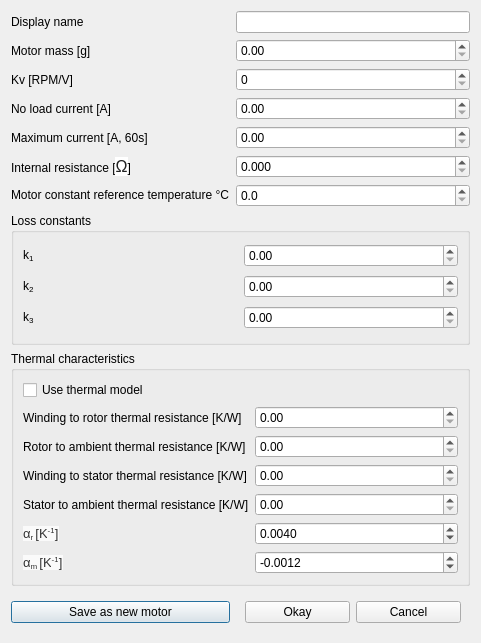
<?xml version="1.0" encoding="UTF-8"?>
<ui version="4.0">
 <class>dialog_edit_motor</class>
 <widget class="QDialog" name="dialog_edit_motor">
  <property name="geometry">
   <rect>
    <x>0</x>
    <y>0</y>
    <width>481</width>
    <height>643</height>
   </rect>
  </property>
  <property name="windowTitle">
   <string>Edit motor</string>
  </property>
  <layout class="QGridLayout" name="gridLayout">
   <item row="11" column="0" colspan="2">
    <widget class="QGroupBox" name="groupBox">
     <property name="title">
      <string>Thermal characteristics</string>
     </property>
     <layout class="QGridLayout" name="gridLayout_2">
      <item row="3" column="0">
       <widget class="QLabel" name="label_2">
        <property name="text">
         <string>Winding to stator thermal resistance [K/W]</string>
        </property>
       </widget>
      </item>
      <item row="2" column="0">
       <widget class="QLabel" name="label_3">
        <property name="text">
         <string>Rotor to ambient thermal resistance [K/W]</string>
        </property>
       </widget>
      </item>
      <item row="6" column="0">
       <widget class="QLabel" name="label_11">
        <property name="text">
         <string>&lt;html&gt;&lt;head/&gt;&lt;body&gt;&lt;p&gt;&lt;span style=&quot; font-family:'Verdana,Arial,Tahoma,Calibri,Geneva,sans-serif'; font-size:13px; color:#333333; background-color:#fafafa;&quot;&gt;α&lt;/span&gt;&lt;span style=&quot; font-family:'Verdana,Arial,Tahoma,Calibri,Geneva,sans-serif'; font-size:13px; color:#333333; background-color:#fafafa; vertical-align:sub;&quot;&gt;r &lt;/span&gt;&lt;span style=&quot; font-family:'Verdana,Arial,Tahoma,Calibri,Geneva,sans-serif'; font-size:13px; color:#333333; background-color:#fafafa;&quot;&gt;[K&lt;/span&gt;&lt;span style=&quot; font-family:'Verdana,Arial,Tahoma,Calibri,Geneva,sans-serif'; font-size:13px; color:#333333; background-color:#fafafa; vertical-align:super;&quot;&gt;-1&lt;/span&gt;&lt;span style=&quot; font-family:'Verdana,Arial,Tahoma,Calibri,Geneva,sans-serif'; font-size:13px; color:#333333; background-color:#fafafa;&quot;&gt;]&lt;/span&gt;&lt;/p&gt;&lt;/body&gt;&lt;/html&gt;</string>
        </property>
       </widget>
      </item>
      <item row="0" column="0">
       <widget class="QCheckBox" name="checkBox_use_thermal">
        <property name="toolTip">
         <string>Select to use a thermal model of the motor. Thermal effects are only significant after exteded operating times, results may not be accurate.</string>
        </property>
        <property name="text">
         <string>Use thermal model</string>
        </property>
       </widget>
      </item>
      <item row="1" column="0">
       <widget class="QLabel" name="label_7">
        <property name="text">
         <string>Winding to rotor thermal resistance [K/W]</string>
        </property>
       </widget>
      </item>
      <item row="5" column="0">
       <widget class="QLabel" name="label_17">
        <property name="text">
         <string>Stator to ambient thermal resistance [K/W]</string>
        </property>
       </widget>
      </item>
      <item row="7" column="0">
       <widget class="QLabel" name="label_10">
        <property name="text">
         <string>&lt;html&gt;&lt;head/&gt;&lt;body&gt;&lt;p&gt;&lt;span style=&quot; font-family:'Verdana,Arial,Tahoma,Calibri,Geneva,sans-serif'; font-size:13px; color:#333333; background-color:#fafafa;&quot;&gt;α&lt;/span&gt;&lt;span style=&quot; font-family:'Verdana,Arial,Tahoma,Calibri,Geneva,sans-serif'; font-size:13px; color:#333333; background-color:#fafafa; vertical-align:sub;&quot;&gt;m &lt;/span&gt;&lt;span style=&quot; font-family:'Verdana,Arial,Tahoma,Calibri,Geneva,sans-serif'; font-size:13px; color:#333333; background-color:#fafafa;&quot;&gt;[K&lt;/span&gt;&lt;span style=&quot; font-family:'Verdana,Arial,Tahoma,Calibri,Geneva,sans-serif'; font-size:13px; color:#333333; background-color:#fafafa; vertical-align:super;&quot;&gt;-1&lt;/span&gt;&lt;span style=&quot; font-family:'Verdana,Arial,Tahoma,Calibri,Geneva,sans-serif'; font-size:13px; color:#333333; background-color:#fafafa;&quot;&gt;]&lt;/span&gt;&lt;/p&gt;&lt;/body&gt;&lt;/html&gt;</string>
        </property>
       </widget>
      </item>
      <item row="1" column="1">
       <widget class="QDoubleSpinBox" name="doubleSpinBox_Rthwm">
        <property name="toolTip">
         <string>Thermal resistance winding to magnets [K/W], forced convection dominated (25-250*magnet area)</string>
        </property>
        <property name="singleStep">
         <double>0.100000000000000</double>
        </property>
       </widget>
      </item>
      <item row="2" column="1">
       <widget class="QDoubleSpinBox" name="doubleSpinBox_Rthma">
        <property name="toolTip">
         <string>Thermal resistance rotor to ambient [K/W], forced convection dominated (25-250*rotor area)</string>
        </property>
        <property name="singleStep">
         <double>0.100000000000000</double>
        </property>
       </widget>
      </item>
      <item row="3" column="1">
       <widget class="QDoubleSpinBox" name="doubleSpinBox_Rthws">
        <property name="toolTip">
         <string>Thermal resistance winding to stator housing [K/W], conduction dominated (10000*shaft cross sectional area, depends on material)</string>
        </property>
        <property name="singleStep">
         <double>0.100000000000000</double>
        </property>
       </widget>
      </item>
      <item row="5" column="1">
       <widget class="QDoubleSpinBox" name="doubleSpinBox_Rthsa">
        <property name="toolTip">
         <string>Thermal resistance stator housing to ambient [K/W], free convection dominated (2-25*stator surface area) and conduction to mount</string>
        </property>
        <property name="singleStep">
         <double>0.100000000000000</double>
        </property>
       </widget>
      </item>
      <item row="6" column="1">
       <widget class="QDoubleSpinBox" name="doubleSpinBox_alphar">
        <property name="toolTip">
         <string>Resistivity temperature coefficient for windings</string>
        </property>
        <property name="decimals">
         <number>4</number>
        </property>
        <property name="minimum">
         <double>-1.000000000000000</double>
        </property>
        <property name="singleStep">
         <double>0.001000000000000</double>
        </property>
        <property name="value">
         <double>0.004000000000000</double>
        </property>
       </widget>
      </item>
      <item row="7" column="1">
       <widget class="QDoubleSpinBox" name="doubleSpinBox_alpham">
        <property name="toolTip">
         <string>Magnet temperature coefficient for magnet</string>
        </property>
        <property name="decimals">
         <number>4</number>
        </property>
        <property name="minimum">
         <double>-1.000000000000000</double>
        </property>
        <property name="singleStep">
         <double>0.001000000000000</double>
        </property>
        <property name="value">
         <double>-0.001200000000000</double>
        </property>
       </widget>
      </item>
     </layout>
    </widget>
   </item>
   <item row="9" column="0">
    <widget class="QLabel" name="label_9">
     <property name="text">
      <string>&lt;html&gt;&lt;head/&gt;&lt;body&gt;&lt;p&gt;Motor constant reference temperature °C&lt;/p&gt;&lt;/body&gt;&lt;/html&gt;</string>
     </property>
    </widget>
   </item>
   <item row="5" column="0">
    <widget class="QLabel" name="label_12">
     <property name="text">
      <string>Maximum current [A, 60s]</string>
     </property>
    </widget>
   </item>
   <item row="0" column="1">
    <widget class="QLineEdit" name="lineEdit_display_name">
     <property name="toolTip">
      <string>Name used for plotting</string>
     </property>
    </widget>
   </item>
   <item row="12" column="0">
    <widget class="QPushButton" name="pushButton_new">
     <property name="text">
      <string>Save as new motor</string>
     </property>
    </widget>
   </item>
   <item row="3" column="1">
    <widget class="QDoubleSpinBox" name="doubleSpinBox_Kv">
     <property name="toolTip">
      <string>Motor speed constant, equivalent to back emf constant, pay attention to units however.</string>
     </property>
     <property name="decimals">
      <number>0</number>
     </property>
     <property name="maximum">
      <double>100000.000000000000000</double>
     </property>
    </widget>
   </item>
   <item row="4" column="1">
    <widget class="QDoubleSpinBox" name="doubleSpinBox_I0">
     <property name="toolTip">
      <string>Current of motor without load at nominal operating voltage</string>
     </property>
     <property name="singleStep">
      <double>0.100000000000000</double>
     </property>
    </widget>
   </item>
   <item row="5" column="1">
    <widget class="QDoubleSpinBox" name="doubleSpinBox_Imax">
     <property name="toolTip">
      <string>Maximum allowable current through motor for a one minute duration.</string>
     </property>
    </widget>
   </item>
   <item row="9" column="1">
    <widget class="QDoubleSpinBox" name="doubleSpinBox_Tref">
     <property name="toolTip">
      <string>Reference temperature of motor values, generally room temperature, 21 to 25</string>
     </property>
     <property name="decimals">
      <number>1</number>
     </property>
    </widget>
   </item>
   <item row="6" column="0">
    <widget class="QLabel" name="label_8">
     <property name="text">
      <string>&lt;html&gt;&lt;head/&gt;&lt;body&gt;&lt;p&gt;Internal resistance [&lt;span style=&quot; font-family:'arial,sans-serif'; font-size:16px; color:#222222; background-color:#ffffff;&quot;&gt;Ω&lt;/span&gt;]&lt;/p&gt;&lt;/body&gt;&lt;/html&gt;</string>
     </property>
    </widget>
   </item>
   <item row="6" column="1">
    <widget class="QDoubleSpinBox" name="doubleSpinBox_R">
     <property name="toolTip">
      <string>Internal resistance of windings.</string>
     </property>
     <property name="decimals">
      <number>3</number>
     </property>
     <property name="singleStep">
      <double>0.100000000000000</double>
     </property>
    </widget>
   </item>
   <item row="1" column="0">
    <widget class="QLabel" name="label_18">
     <property name="text">
      <string>Motor mass [g]</string>
     </property>
    </widget>
   </item>
   <item row="1" column="1">
    <widget class="QDoubleSpinBox" name="doubleSpinBox_mass">
     <property name="maximum">
      <double>2000.000000000000000</double>
     </property>
    </widget>
   </item>
   <item row="12" column="1">
    <widget class="QWidget" name="widget" native="true">
     <layout class="QHBoxLayout" name="horizontalLayout">
      <item>
       <widget class="QPushButton" name="pushButton_accept">
        <property name="text">
         <string>Okay</string>
        </property>
       </widget>
      </item>
      <item>
       <widget class="QPushButton" name="pushButton_reject">
        <property name="text">
         <string>Cancel</string>
        </property>
       </widget>
      </item>
     </layout>
    </widget>
   </item>
   <item row="10" column="0" colspan="2">
    <widget class="QGroupBox" name="groupBox_2">
     <property name="title">
      <string>Loss constants</string>
     </property>
     <layout class="QGridLayout" name="gridLayout_3">
      <item row="1" column="0">
       <widget class="QLabel" name="label_5">
        <property name="text">
         <string>&lt;html&gt;&lt;head/&gt;&lt;body&gt;&lt;p&gt;k&lt;span style=&quot; vertical-align:sub;&quot;&gt;2&lt;/span&gt;&lt;/p&gt;&lt;/body&gt;&lt;/html&gt;</string>
        </property>
       </widget>
      </item>
      <item row="0" column="0">
       <widget class="QLabel" name="label_6">
        <property name="text">
         <string>&lt;html&gt;&lt;head/&gt;&lt;body&gt;&lt;p&gt;k&lt;span style=&quot; vertical-align:sub;&quot;&gt;1&lt;/span&gt;&lt;/p&gt;&lt;/body&gt;&lt;/html&gt;</string>
        </property>
       </widget>
      </item>
      <item row="2" column="0">
       <widget class="QLabel" name="label_4">
        <property name="text">
         <string>&lt;html&gt;&lt;head/&gt;&lt;body&gt;&lt;p&gt;k&lt;span style=&quot; vertical-align:sub;&quot;&gt;3&lt;/span&gt;&lt;/p&gt;&lt;/body&gt;&lt;/html&gt;</string>
        </property>
       </widget>
      </item>
      <item row="0" column="1">
       <widget class="QDoubleSpinBox" name="doubleSpinBox_k1">
        <property name="toolTip">
         <string>Second order friction, turbulent flow air resistance</string>
        </property>
        <property name="singleStep">
         <double>0.100000000000000</double>
        </property>
       </widget>
      </item>
      <item row="1" column="1">
       <widget class="QDoubleSpinBox" name="doubleSpinBox_k2">
        <property name="toolTip">
         <string>1st order friction, stokes flow air resistance in motor</string>
        </property>
        <property name="singleStep">
         <double>0.100000000000000</double>
        </property>
       </widget>
      </item>
      <item row="2" column="1">
       <widget class="QDoubleSpinBox" name="doubleSpinBox_k3">
        <property name="toolTip">
         <string>Constant friction coefficient, sliding friction, generally use value equal to no load current</string>
        </property>
        <property name="singleStep">
         <double>0.100000000000000</double>
        </property>
       </widget>
      </item>
     </layout>
    </widget>
   </item>
   <item row="4" column="0">
    <widget class="QLabel" name="label_13">
     <property name="text">
      <string>No load current [A]</string>
     </property>
    </widget>
   </item>
   <item row="3" column="0">
    <widget class="QLabel" name="label_14">
     <property name="text">
      <string>Kv [RPM/V]</string>
     </property>
    </widget>
   </item>
   <item row="0" column="0">
    <widget class="QLabel" name="label_15">
     <property name="text">
      <string>Display name</string>
     </property>
    </widget>
   </item>
  </layout>
 </widget>
 <resources/>
 <connections/>
</ui>
